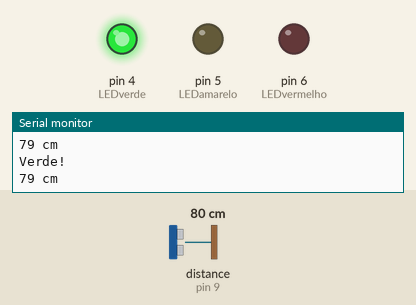
The sketch below on a simulated Arduino Uno, built with avr-gcc and run on an emulated ATmega328P. Parts: output pins drawn as LEDs (lit = HIGH), the last lines printed to the serial monitor. Wiring (inferred from the names in the program): ultrasonic range finder: trigger pin 10; echo pin 9. The inputs (shaded band) are chosen by the test bench; at power-on: distance to the obstacle (sensor on pin 9) 80 cm. The echo pulse lasts 58.3 µs per cm; pins used as bus, display or sensor lines are not drawn.

Above: at 1.3 s.
1.4 s: distance to the obstacle (sensor on pin 9) set to 35 cm
2.9 s: distance to the obstacle (sensor on pin 9) set to 29 cm
At 3.5 s:
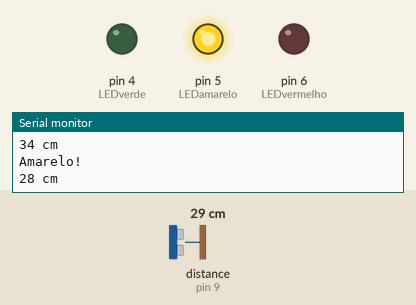
4.5 s: distance to the obstacle (sensor on pin 9) set to 12 cm
6.0 s: distance to the obstacle (sensor on pin 9) set to 9 cm
At 7.2 s:
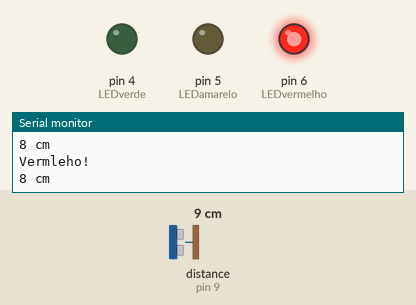
7.5 s: distance to the obstacle (sensor on pin 9) set to 18 cm
At 8.7 s:
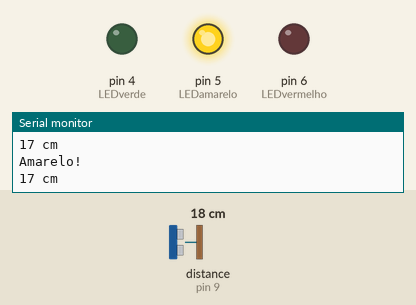
9.0 s: distance to the obstacle (sensor on pin 9) set to 2 cm
At 10.0 s:
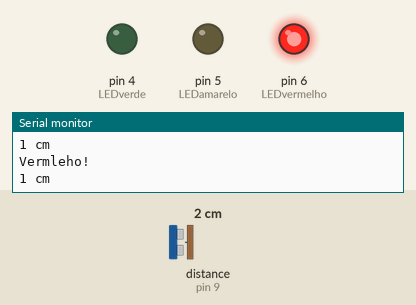
Timing chart, 0 to 11.5 s (numbered marks = the images above; inputs shaded):
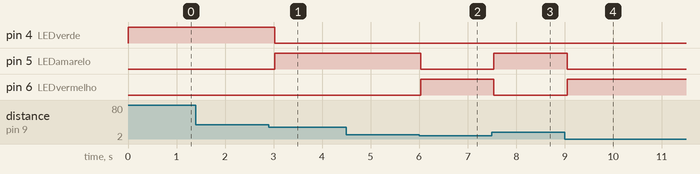

The sketch:

acender_LED.ino
```cpp
#define echoPin 9 //defino a entrada 9 digital do arduino como sendo a do echo
#define trigPin 10 // defino a entrada 10 digital do arduino como sendo o trigger
#define LEDverde 4 // defino a entrada 4 digital do arduino como sendo o LEDverde
#define LEDamarelo 5// defino a entrada 5 digital do arduino como sendo o LEDamarelo
#define LEDvermelho 6// defino a entrada 6 digital do arduino como sendo o LEDvermelho


void setup() {

  Serial.begin (9600);
  pinMode(trigPin, OUTPUT); //Defino o pino de trigger como saida
  pinMode(echoPin, INPUT); // Defino o pino de echo como entrada
  pinMode(LEDverde, OUTPUT); // Defino o LEDverde como saida
  pinMode(LEDamarelo, OUTPUT);//Defino o LEDamarelo como saida
  pinMode(LEDvermelho, OUTPUT);//Defino o LEDvermelho como saida
}

void loop() {
  long duracao, distancia;
  digitalWrite(trigPin, LOW);
  delayMicroseconds(2);
  digitalWrite(trigPin, HIGH);
  delayMicroseconds(10);
  digitalWrite(trigPin, LOW);
  duracao = pulseIn(echoPin, HIGH);
  distancia = (duracao / 2) / 29.1; // calculo a distancia, baseado no tempo de ida e volta do echo
  digitalWrite(LEDverde, LOW); //inicio o LEDverde com 0
  digitalWrite(LEDamarelo, LOW);// inicio o LEDamarelo com 0
  digitalWrite(LEDvermelho, LOW);// Inicio o LEDvermelho com 0


  if (distancia < 10) { // se a distancia for menor que 10, então ele ira mostrar a palavra "vermelho" e o LEDvermelho vai para 1
    Serial.println("Vermleho!");
    digitalWrite(LEDvermelho, HIGH);

  }

  if ( 10 <= distancia && distancia <= 30) {// se a distancia for menor ou igual a 10 e menor ou igual a 30 , então ele ira mostrar a palavra "amarelo" e o LEDamarelo vai para 1
    Serial.println("Amarelo!");
    digitalWrite(LEDamarelo, HIGH);


  }

  if (distancia > 30) { // se a distancia for maior que 30, então ele mostrara a palavra "verde" e o LEDverde vai para 1
    Serial.println("Verde!");
    digitalWrite(LEDverde, HIGH);


  }
  Serial.print(distancia); // mostrara a distancia
  Serial.println(" cm"); // coloca um  depois da distancia "CM"
  delay(500); //a cada 500 milisegundo ele ira verificar se a distancia
}
```

Measured:
- the behaviour switches between 32 and 31 cm on distance to the obstacle (sensor on pin 9) (found by bisection; images 0 and 1)
- the behaviour switches between 11 and 10 cm on distance to the obstacle (sensor on pin 9) (found by bisection; images 1 and 2)
- after the input at 2.9 s, pin 4 (LEDverde): HIGH → LOW after 0.13 s; pin 5 (LEDamarelo): LOW → HIGH after 0.13 s
- after the input at 6.0 s, pin 5 (LEDamarelo): HIGH → LOW at once; pin 6 (LEDvermelho): LOW → HIGH at once
- after the input at 7.5 s, pin 5 (LEDamarelo): LOW → HIGH at once; pin 6 (LEDvermelho): HIGH → LOW at once
- after the input at 9.0 s, pin 5 (LEDamarelo): HIGH → LOW after 0.05 s; pin 6 (LEDvermelho): LOW → HIGH after 0.05 s
